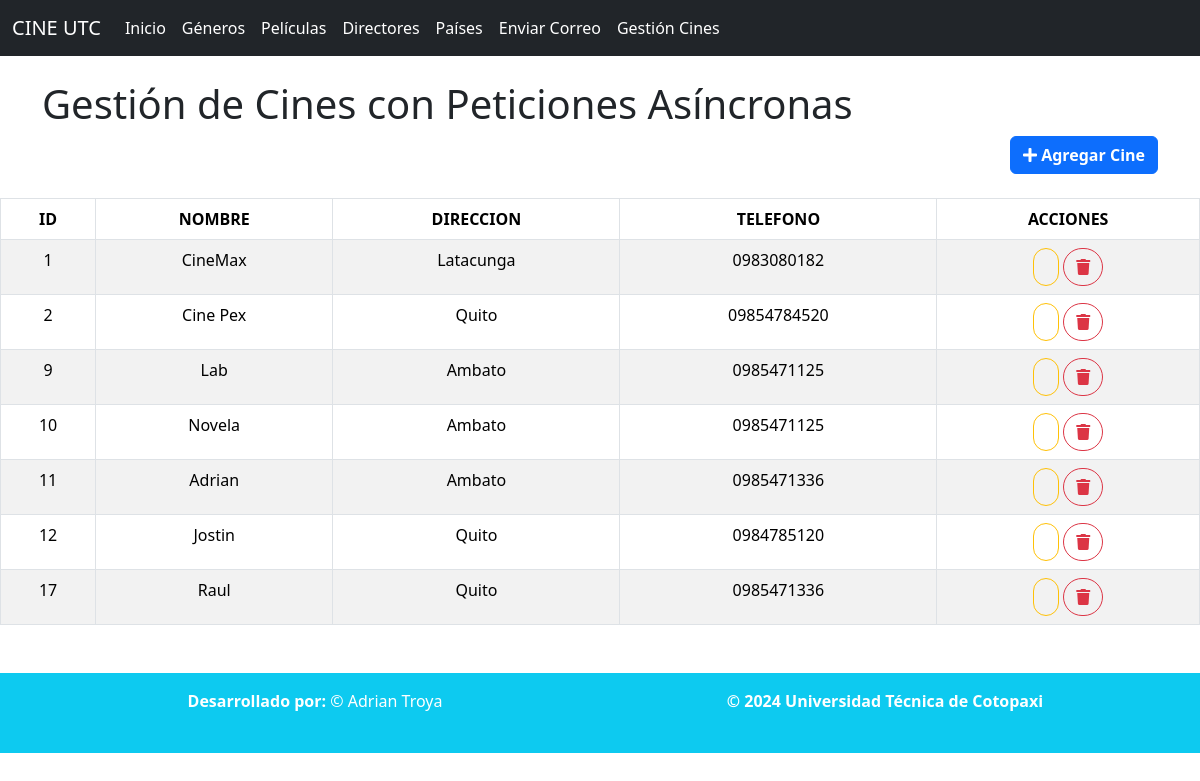
The page /listadoCines/ on the database its author committed.
### Aplicaciones/Cartelera/models.py (models this page shows, shortened)
class Cine(models.Model):
    id=models.AutoField(primary_key=True)
    nombre=models.CharField(max_length=100)
    direccion=models.CharField(max_length=250)
    telefono=models.CharField(max_length=150, default='')

### Aplicaciones/Cartelera/views.py (the view)
# urls.py: path('listadoCines/', views.listadoCines, name='listadoCines'),
def listadoCines(request):
    cines=Cine.objects.all()
    return render(request,"listadoCines.html", {'cines': cines})

### Aplicaciones/Cartelera/templates/listadoCines.html (shortened to what this page needs)
{% extends "./plantilla.html" %}
{% block body %}
<br>
<div class="container">
    <h1>Gestión de Cines con Peticiones Asíncronas</h1>
    <div class="row">
        <div class="col-md-12 text-end">
            <a href="{% url 'gestionCines' %}" class="btn btn-primary">
                <i class="fas fa-plus"></i>
                <b>Agregar Cine</b>
            </a>
        </div>
    </div>
</div>
<br>
<table class="table table-bordered table-striped table-hover" id="tbl-cines">
    <thead>
        <tr>
            <th class="text-center">ID</th>
            <th class="text-center">NOMBRE</th>
            <th class="text-center">DIRECCION </th>
            <th class="text-center">TELEFONO</th>
            <th class="text-center">ACCIONES</th>
        </tr>
    </thead>
    <tbody>
        {% for cineTemporal in cines %}
        <tr>
            <td class="text-center">{{ cineTemporal.id }}</td>
            <td class="text-center">{{ cineTemporal.nombre }}</td>
            <td class="text-center">{{ cineTemporal.direccion }}</td>
            <td class="text-center">{{ cineTemporal.telefono }}</td>
            <td class="text-center">
                <a href="" class="btn btn-outline-warning btn-circle" title="Editar Cine">
                </a>
                <a href="" onclick="return confirm('¿Estás seguro?');" class="btn btn-outline-danger btn-circle">
                    <i class="fas fa-trash"> </i>
                </a>
            </td>
        </tr>
        {% endfor %}
    </tbody>
</table>
{% endblock %}

### Aplicaciones/Cartelera/templates/listadoCines.html (style rules this page uses)
.btn-circle { border-radius: 100px !important; }

### rows shown on the page
Cine: id "1", nombre "CineMax", direccion "Latacunga", telefono "0983080182"
Cine: id "2", nombre "Cine Pex", direccion "Quito", telefono "09854784520"
Cine: id "9", nombre "Lab", direccion "Ambato", telefono "0985471125"
Cine: id "10", nombre "Novela", direccion "Ambato", telefono "0985471125"
Cine: id "11", nombre "Adrian", direccion "Ambato", telefono "0985471336"
Cine: id "12", nombre "Jostin", direccion "Quito", telefono "0984785120"
Cine: id "17", nombre "Raul", direccion "Quito", telefono "0985471336"
